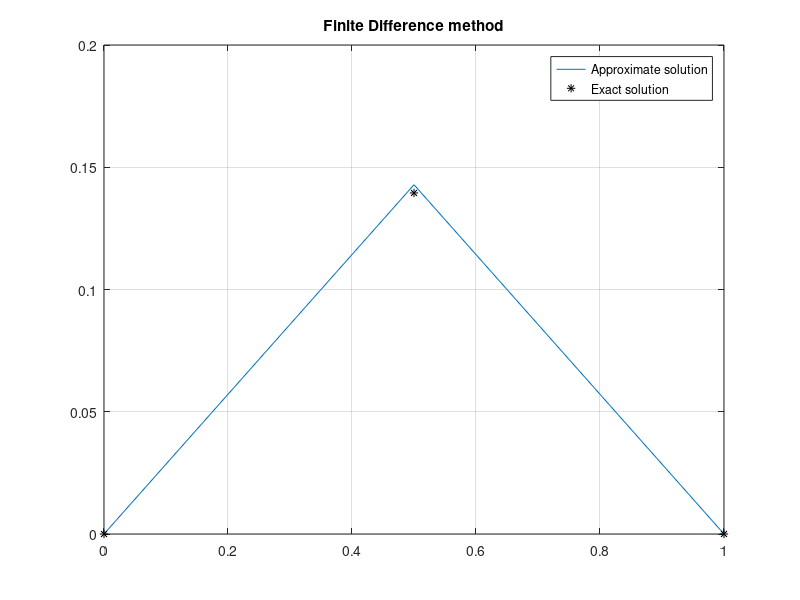

Here is the MATLAB script that generated this plot:
% Use the finite difference method with h = 0.5 to approximate the
    % solution to the boundary value problem
    %
    % d^2y/dx^2 + y + 1 = 0,   0 <= x <= 1,
    % y(0) = 0,  y(1) = 0
    %
    % and compare the result with the actual solution
    % y = cos(x) + ((1 - cos(1))/sin(1))*sin(x) - 1

    function finite1
    clc
    clf
    clear all
    a=0;
    b=1;
    alpha=0;
    beta=0;
    h=0.5;
    n=(b-a)/h;
    x(1)=a;
    x(n+1)=b;
    y(1)=alpha;
    y(n+1)=beta;
    A=zeros(n+1,n+1);
    A(1,1)=1;
    A(n+1,n+1)=1;
    D(1)=alpha;
    D(n+1)=beta;
    for i=2:n
        x(i)= a+(i-1)*h;
        A(i,i-1)= 1+h/2*p(x(i));
        A(i,i)= -h^2*q(x(i))-2;
        A(i,i+1)= 1-h/2*p(x(i));
        D(i)= h^2*r(x(i));
    end
    y= A\D';
    ey=cos(x)+((1-cos(1))/sin(1)).*sin(x)-1;
    diff=ey'-y;
    disp('Finite Difference method')
    disp('Result=')
    fprintf(' x y y-exact diff\n')
    disp(([x',y,ey',diff]))
    plot(x,y)
    hold on
    plot(x,ey,'*k')
    grid on
    legend('Approximate solution','Exact solution');
    title('Finite Difference method')
    function z=p(x)
    z=0;
    function z=q(x)
    z=-1;
    function z=r(x)
    z=-1;
